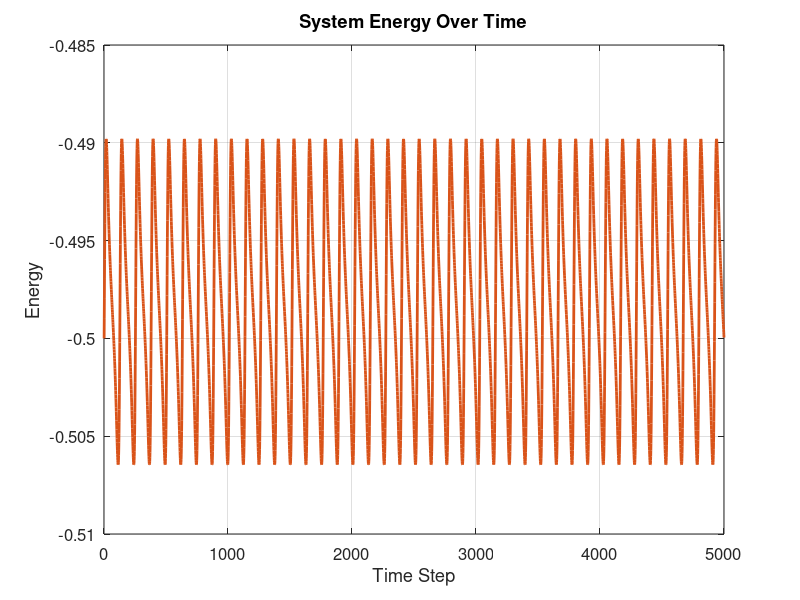
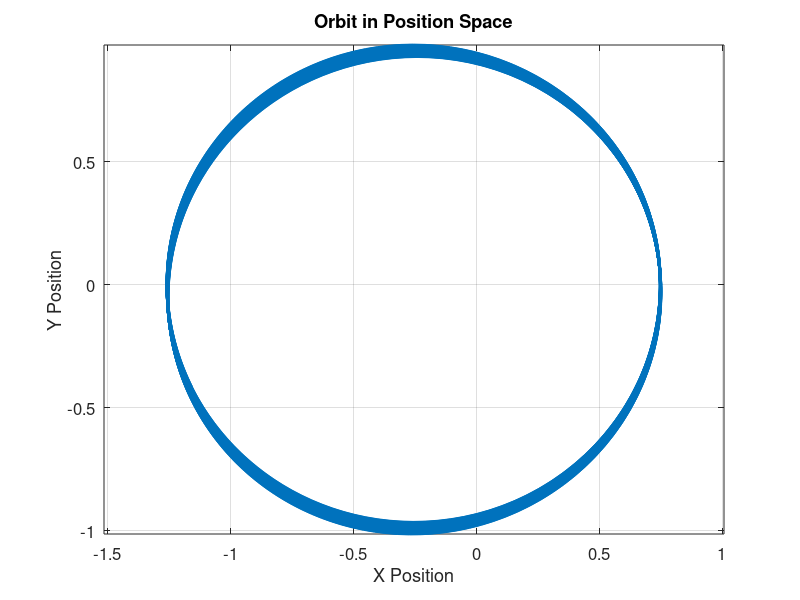

These charts were generated, in order, by the following MATLAB code:
% SemiImplicitEulerOrbitSimulation.m
% This script simulates the orbit based on Hamiltonian dynamics using
% the semi-implicit (symplectic) Euler method for numerical integration.
% The Hamiltonian H(p, q) = 0.5*|p|^2 - 1/|q| represents the energy of the system.

% Define the Hamiltonian function for calculating the energy
Hamiltonian = @(momentum, position) (0.5*norm(momentum)^2 - 1/norm(position));

% Set simulation parameters
eccentricity = 0.25;  % Eccentricity of the orbit
timeStepSize = 0.05; % Time step size for numerical integration
totalTimeSteps = 5000; % Total number of steps for the simulation

% Initialize position, momentum, and energy arrays
position = zeros(2, totalTimeSteps);
momentum = zeros(2, totalTimeSteps);
energyHistory = zeros(1, totalTimeSteps); % Track energy at each time step

% Initial conditions for position and momentum
position(:, 1) = [1 - eccentricity; 0]; % Initial position
momentum(:, 1) = [0; sqrt((1 + eccentricity) / (1 - eccentricity))]; % Initial momentum
energyHistory(1) = Hamiltonian(momentum(:, 1), position(:, 1)); % Initial energy

% Main simulation loop using the semi-implicit Euler method
for step = 1:totalTimeSteps - 1
    % First update the momentum using the gravitational force
    momentum(:, step + 1) = momentum(:, step) - timeStepSize * (1 / norm(position(:, step))^3) * position(:, step);
    % Then update the position using the newly updated momentum
    position(:, step + 1) = position(:, step) + timeStepSize * momentum(:, step + 1);
    % Calculate and store the energy at the new position and momentum
    energyHistory(step + 1) = Hamiltonian(momentum(:, step + 1), position(:, step + 1));
end

% Plotting the system's energy over time
figure;
plot(energyHistory, 'LineWidth', 2, 'Color', [0.8500 0.3250 0.0980]); % Orange color for energy line
title('System Energy Over Time');
xlabel('Time Step');
ylabel('Energy');
grid on;
set(gca, 'FontSize', 12); % Increase font size for better readability

% Plotting the orbit in position space
figure;
plot(position(1, :), position(2, :), 'LineWidth', 2, 'Color', [0 0.4470 0.7410]); % Blue color for orbit line
title('Orbit in Position Space');
xlabel('X Position');
ylabel('Y Position');
axis equal; % Keep aspect ratio equal to correctly visualize the orbit
grid on;
set(gca, 'FontSize', 12); % Increase font size for better readability

